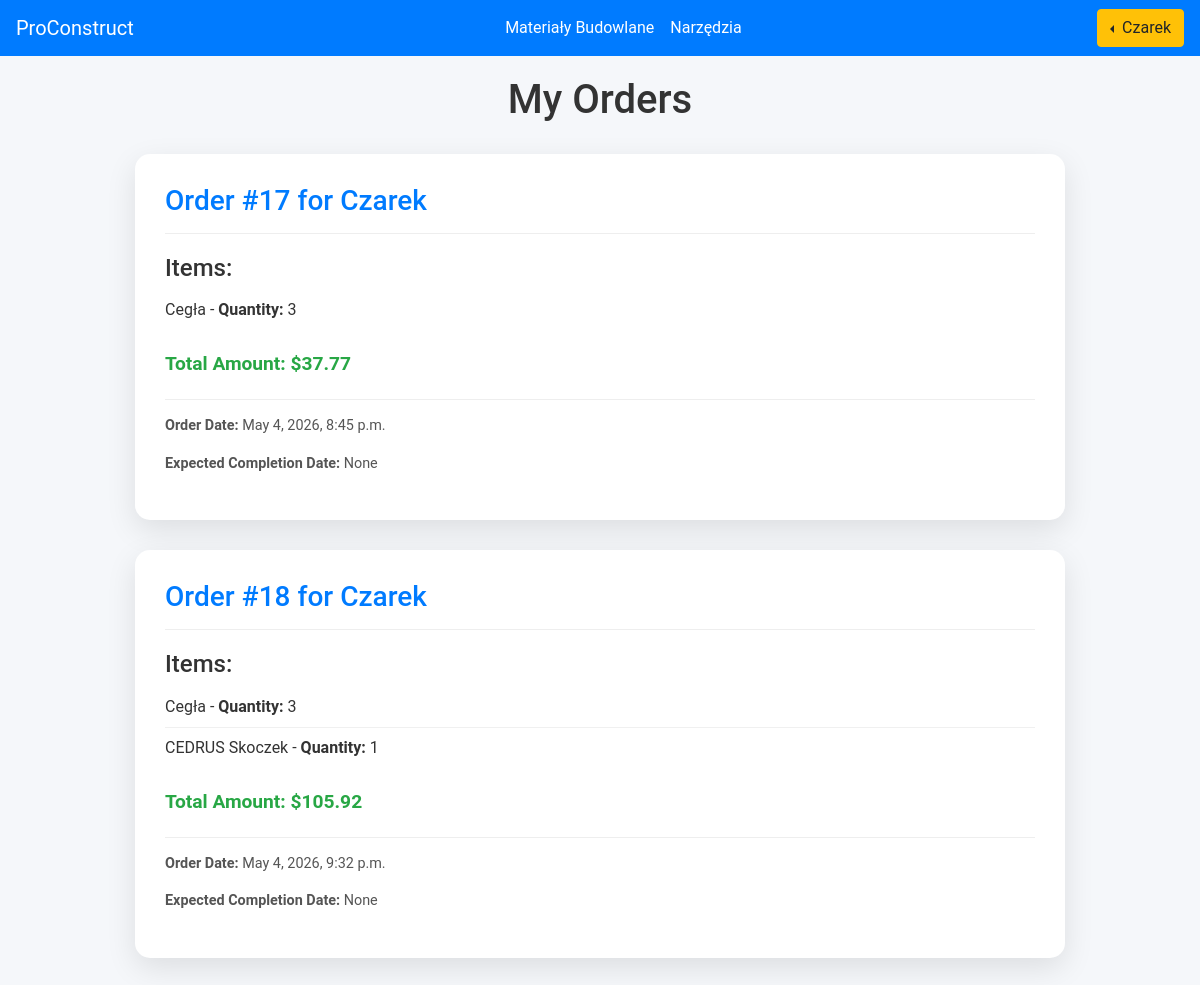
Before: /user/check_orders/ (signed in) with the older database file.
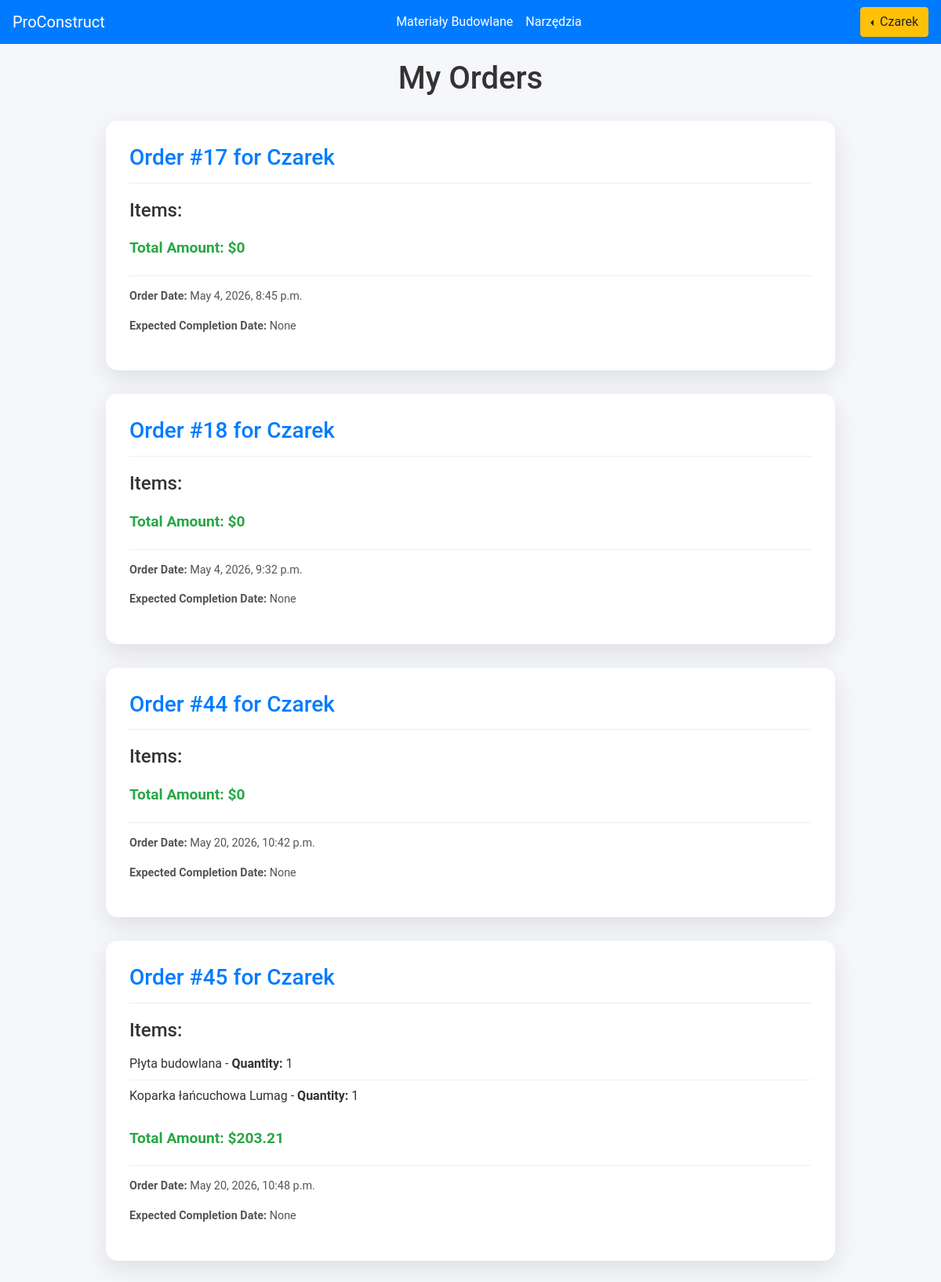
After: the same page with the newer database file.
### base/models.py (models this page shows, shortened)
class Order(models.Model):
    STATUS_CHOICES = [
        ('pending', 'Pending'),
        ('completed', 'Completed'),
        ('failed', 'Failed'),
        ('cancelled', 'Cancelled'),
    ]
    user = models.ForeignKey(settings.AUTH_USER_MODEL, on_delete=models.CASCADE)
    order_date = models.DateTimeField(auto_now_add=True)
    order_completion_date = models.DateTimeField(null=True, blank=True)
    payu_order_id = models.CharField(max_length=100, null=True, blank=True)
    payment_status = models.CharField(max_length=20, choices=STATUS_CHOICES, default='pending')
    total_amount = models.DecimalField(max_digits=10, decimal_places=2, default=0)
    def __str__(self):
        return f"Order #{self.id} for {self.user.username}"

class OrderProduct(models.Model):
    order = models.ForeignKey(Order, on_delete=models.CASCADE)
    cart_item = models.ForeignKey(CartItem, on_delete=models.CASCADE)

class CartItem(models.Model):
    cart = models.ForeignKey('Cart', on_delete=models.CASCADE, null=True, blank=True)
    product = models.ForeignKey(Product, on_delete=models.CASCADE, null=True, blank=True)
    equipment = models.ForeignKey(Equipment, on_delete=models.CASCADE, null=True, blank=True)
    product_quantity = models.PositiveIntegerField(default=1)
    equipment_quantity = models.PositiveIntegerField(default=1)
    rent_start_date = models.DateField(null=True, blank=True)
    rent_end_date = models.DateField(null=True, blank=True)

class Product(models.Model):
    name = models.CharField(max_length=100)
    description = models.TextField()
    price = models.DecimalField(max_digits=10, decimal_places=2)
    image = models.URLField()
    quantity = models.PositiveIntegerField(default=0)

class OrderEquipment(models.Model):
    order = models.ForeignKey(Order, on_delete=models.CASCADE)
    cart_item = models.ForeignKey(CartItem, on_delete=models.CASCADE)
    rental_rate_at_order = models.DecimalField(max_digits=10, decimal_places=2, null=True, blank=True)
    deposit_at_order = models.DecimalField(max_digits=10, decimal_places=2, null=True, blank=True)

class Equipment(models.Model):
    name = models.CharField(max_length=100)
    description = models.TextField()
    price = models.DecimalField(max_digits=10, decimal_places=2)
    image = models.URLField()
    quantity = models.PositiveIntegerField(default=0)
    rental_rate = models.DecimalField(
        "Stawka najmu (za dzień)",
        max_digits=10, decimal_places=2, default=0
    )
    rental_period = models.CharField(
        "Jednostka najmu",
        max_length=10,
        choices=[('day', 'dzień'), ('week', 'tydzień'), ('month', 'miesiąc')],
        default='day'
    )
    deposit = models.DecimalField(
        "Kaucja",
        max_digits=10, decimal_places=2, default=0
    )

### users/models.py (models this page shows, shortened)
class CustomUser(AbstractUser):
    email = models.EmailField(_('email address'), unique=True)
    USERNAME_FIELD = 'email'
    REQUIRED_FIELDS = ('username',)
    objects = CustomUserManager()

### users/views.py (the view)
# urls.py: path('check_orders/', views.check_orders, name='check_orders'),
@login_required
def check_orders(request):
    order_products_qs = OrderProduct.objects.select_related('cart_item__product')
    order_equipments_qs = OrderEquipment.objects.select_related('cart_item__equipment')
    orders = Order.objects.filter(user=request.user).prefetch_related(
        Prefetch('orderproduct_set', queryset=order_products_qs, to_attr='prefetched_products'),
        Prefetch('orderequipment_set', queryset=order_equipments_qs, to_attr='prefetched_equipments')
    )
    order_data = []
    for order in orders:
        order_products = getattr(order, 'prefetched_products', [])
        order_equipments = getattr(order, 'prefetched_equipments', [])
        total_amount_products = sum(
            op.cart_item.product.price * op.cart_item.product_quantity for op in order_products)
        total_amount_equipments = sum(
            oe.cart_item.equipment.price * oe.cart_item.equipment_quantity for oe in order_equipments)
        total_amount = total_amount_products + total_amount_equipments
        order_data.append({
            'order': order,
            'order_products': order_products,
            'order_equipments': order_equipments,
            'total_amount': total_amount
        })
    return render(request, 'users/check_orders.html', {'order_data': order_data})

### templates/users/check_orders.html
{% include 'base/navbar.html' %}
{% load static %}
{% block extra_head %}
    <link rel="stylesheet" href="{% static 'orders.css' %}">
{% endblock %}
<div class="container">
    <h1>My Orders</h1>
    {% for order_info in order_data %}
    <div class="order-card">
        <div class="order-card-header">
            <h2>{{ order_info.order }}</h2>
        </div>
        <div class="order-card-body">
            <h4>Items:</h4>
            <ul>
                {% for product in order_info.order_products %}
                    <li>{{ product.cart_item.product.name }} - <strong>Quantity:</strong> {{ product.cart_item.product_quantity }}</li>
                {% endfor %}
                {% for equipment in order_info.order_equipments %}
                    <li>{{ equipment.cart_item.equipment.name }} - <strong>Quantity:</strong> {{ equipment.cart_item.equipment_quantity }}</li>
                {% endfor %}
            </ul>
            <p class="total-amount">Total Amount: ${{ order_info.total_amount }}</p>
        </div>
        <div class="order-card-footer">
            <p><strong>Order Date:</strong> {{ order_info.order.order_date }}</p>
            <p><strong>Expected Completion Date:</strong> {{ order_info.order.order_completion_date }}</p>
        </div>
    </div>
    {% empty %}
        <p>You have no orders yet.</p>
    {% endfor %}
</div>

Changed rows visible on the page:
removed OrderProduct: cart_item.product.name "Cegła", cart_item.product_quantity "3", shown under Order "May 4, 2026, 8:45 p.m."
removed OrderProduct: cart_item.product.name "Cegła", cart_item.product_quantity "3", shown under Order "May 4, 2026, 9:32 p.m."
removed OrderEquipment: cart_item.equipment.name "CEDRUS Skoczek", cart_item.equipment_quantity "1", shown under Order "May 4, 2026, 9:32 p.m."
computed for Order "May 4, 2026, 8:45 p.m.": total_amount "37.77" → "0"
computed for Order "May 4, 2026, 9:32 p.m.": total_amount "105.92" → "0"
added Order: order "Order #44 for Czarek", total_amount "0", order.order_date "May 20, 2026, 10:42 p.m.", order.order_completion_date "None"
added Order: order "Order #45 for Czarek", total_amount "203.21", order.order_date "May 20, 2026, 10:48 p.m.", order.order_completion_date "None"
added OrderProduct: cart_item.product.name "Płyta budowlana", cart_item.product_quantity "1", shown under "Order #45 for Czarek"
added OrderEquipment: cart_item.equipment.name "Koparka łańcuchowa Lumag", cart_item.equipment_quantity "1", shown under "Order #45 for Czarek"
